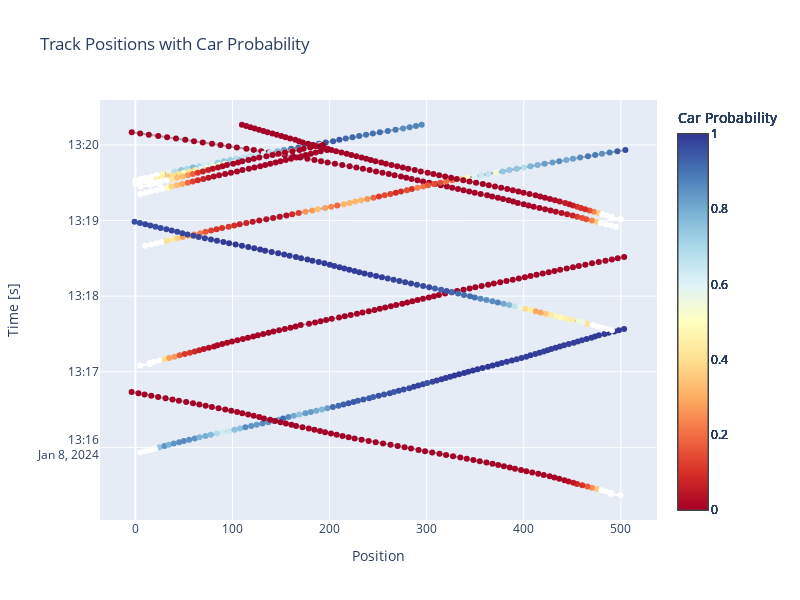

Notebook code for this chart:
### Code cell
import plotly.graph_objects as go
import pandas as pd
import numpy as np

# Assuming your DataFrame is named 'df'
df['is_nan'] = np.isnan(df['car probability'])



# Create an empty figure
fig = go.Figure()
fig.update_layout(width=800, height=600)

# Iterate through each vehicle index
for vehicle_idx, group_df in df.groupby('vehicle index'):
    # Scatter plot for non-NaN values within each vehicle index
    scatter_non_nan = go.Scatter(
        x=group_df.loc[~group_df['is_nan'], 'position [m]'],
        y=group_df.loc[~group_df['is_nan'], 'timestamp'],
        mode='markers+lines',
        marker=dict(
            size=6,
            color=group_df.loc[~group_df['is_nan'], 'car probability'],
            colorscale='RdYlBu',
            cmin=0,  # Set the minimum value for the color scale
            cmax=1,  # Set the maximum value for the color scale
            colorbar=dict(title='Car Probability'),
        ),
        line=dict(color='rgba(0,0,0,0.3)'),  # Add a line connecting points
        hovertext=group_df.loc[~group_df['is_nan'], 'track ID'],
        name=f"Vehicle Index {vehicle_idx}",  # Specify a name for the legend
        showlegend=False
    )
    
    # Add the trace to the figure
    fig.add_trace(scatter_non_nan)

    # Scatter plot for NaN values within each vehicle index
    scatter_nan = go.Scatter(
        x=group_df.loc[group_df['is_nan'], 'position [m]'],
        y=group_df.loc[group_df['is_nan'], 'timestamp'],
        mode='markers+lines',
        marker=dict(
            size=6,
            color='white',
        ),
        hovertext=group_df.loc[group_df['is_nan'], 'track ID'],
        showlegend=False,  # Hide legend for NaN values
    )
    
    # Add the trace to the figure
    fig.add_trace(scatter_nan)

# Set layout customization
fig.update_layout(
    title='Track Positions with Car Probability',
    xaxis=dict(title='Position'),
    yaxis=dict(title='Time [s]'),
    showlegend=True,
)

# Show the plot
fig.show()
